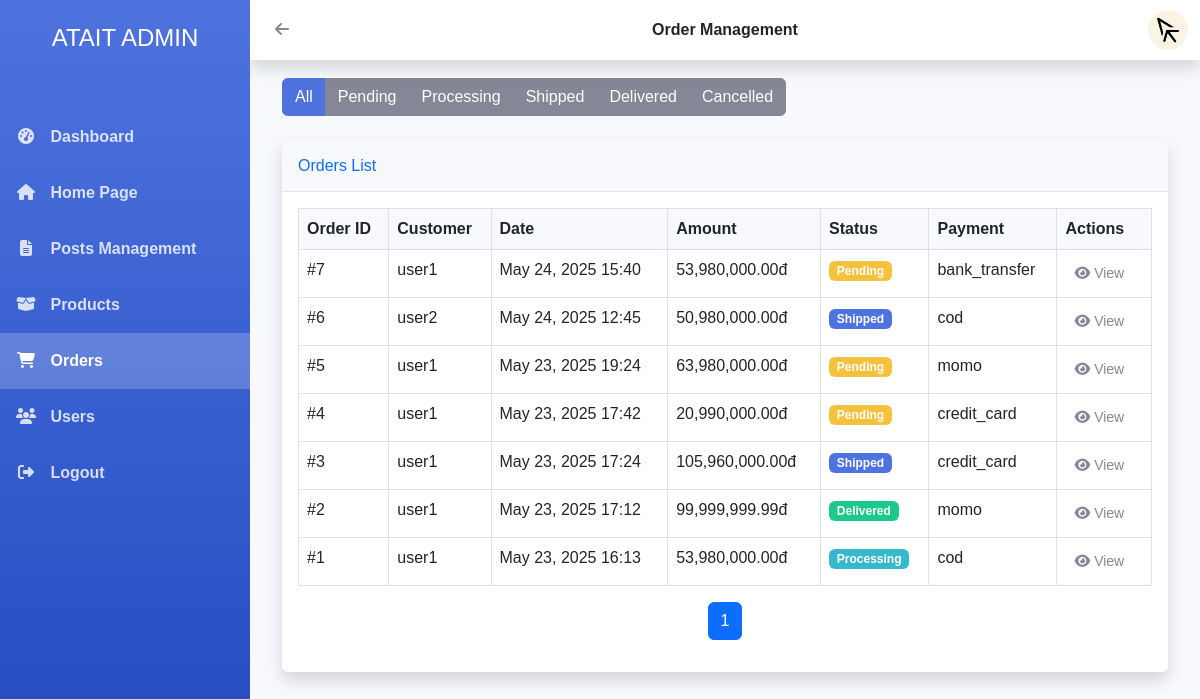
The app's page /52300173_52300157/admin/admin.php?section=orders (signed in) with its own data.
### tables this page shows
CREATE TABLE `orders` (
  `id` int(11) NOT NULL,
  `user_id` int(11) NOT NULL,
  `total_amount` decimal(12,2) DEFAULT NULL,
  `status` varchar(20) NOT NULL DEFAULT 'pending',
  `payment_method` varchar(50) NOT NULL,
  `shipping_address` text NOT NULL,
  `notes` text DEFAULT NULL,
  `created_at` timestamp NOT NULL DEFAULT current_timestamp()
);

CREATE TABLE `users` (
  `id` int(11) NOT NULL,
  `username` varchar(50) NOT NULL,
  `email` varchar(100) NOT NULL,
  `password` varchar(255) NOT NULL,
  `full_name` varchar(100) DEFAULT NULL,
  `phone` varchar(20) DEFAULT NULL,
  `address` text DEFAULT NULL,
  `created_at` timestamp NOT NULL DEFAULT current_timestamp(),
  `cart` text DEFAULT NULL
);

### 52300173_52300157/admin/views/orders/index.php (the view, shortened to what this page needs)
<?php
$status = $_GET['status'] ?? 'all';
$page = max(1, $_GET['page'] ?? 1);
$limit = 10;
$offset = ($page - 1) * $limit;
$where = '';
$params = [];
try {
    $orders = $pdo->prepare("
        SELECT o.*, u.username
        FROM orders o
        LEFT JOIN users u ON o.user_id = u.id
        $where
        ORDER BY o.created_at DESC
        LIMIT $limit OFFSET $offset
    ");
    $orders->execute($params);
    $total_orders = $pdo->prepare("SELECT COUNT(*) FROM orders o $where");
    $total_orders->execute($params);
    $total = $total_orders->fetchColumn();
    $total_pages = ceil($total / $limit);
} catch (PDOException $e) {
    die("Database error: " . $e->getMessage());
}
?>
<div class="container-fluid">
    <h1 class="h3 mb-4 text-gray-800">Order Management</h1>
    <div class="row mb-4">
        <div class="col-md-12">
            <div class="btn-group" role="group">
                <a href="?section=orders&status=all" class="btn btn-<?= $status === 'all' ? 'primary' : 'secondary' ?>">All</a>
                <a href="?section=orders&status=pending" class="btn btn-<?= $status === 'pending' ? 'primary' : 'secondary' ?>">Pending</a>
                <a href="?section=orders&status=processing" class="btn btn-<?= $status === 'processing' ? 'primary' : 'secondary' ?>">Processing</a>
                <a href="?section=orders&status=shipped" class="btn btn-<?= $status === 'shipped' ? 'primary' : 'secondary' ?>">Shipped</a>
                <a href="?section=orders&status=delivered" class="btn btn-<?= $status === 'delivered' ? 'primary' : 'secondary' ?>">Delivered</a>
                <a href="?section=orders&status=cancelled" class="btn btn-<?= $status === 'cancelled' ? 'primary' : 'secondary' ?>">Cancelled</a>
            </div>
        </div>
    </div>
    <div class="card shadow mb-4">
        <div class="card-header py-3">
            <h6 class="m-0 font-weight-bold text-primary">Orders List</h6>
        </div>
        <div class="card-body">
            <div class="table-responsive">
                <table class="table table-bordered" id="dataTable" width="100%" cellspacing="0">
                    <thead>
                        <tr>
                            <th>Order ID</th>
                            <th>Customer</th>
                            <th>Date</th>
                            <th>Amount</th>
                            <th>Status</th>
                            <th>Payment</th>
                            <th>Actions</th>
                        </tr>
                    </thead>
                    <tbody>
                        <?php foreach ($orders as $order): ?>
                        <tr>
                            <td>#<?= $order['id'] ?></td>
                            <td>
                                <?= htmlspecialchars($order['username'] ?? 'Guest') ?>
                            </td>
                            <td><?= date('M d, Y H:i', strtotime($order['created_at'])) ?></td>
                            <td><?= number_format($order['total_amount'], 2) ?>đ</td>
                            <td>
                                <span class="badge badge-<?=
                                    $order['status'] === 'pending' ? 'warning' :
                                    ($order['status'] === 'processing' ? 'info' :
                                    ($order['status'] === 'shipped' ? 'primary' :
                                    ($order['status'] === 'delivered' ? 'success' : 'danger')))
                                ?>">
                                    <?= ucfirst($order['status']) ?>
                                </span>
                            </td>
                            <td>
                                <?= htmlspecialchars($order['payment_method'] ?? 'N/A') ?>
                            </td>
                            <td>
                                <a href="?section=orders&action=view&id=<?= $order['id'] ?>" class="btn btn-sm btn-info">
                                    <i class="fas fa-eye"></i> View
                                </a>
                            </td>
                        </tr>
                        <?php endforeach; ?>
                    </tbody>
                </table>
                <nav aria-label="Page navigation">
                    <ul class="pagination justify-content-center">
                        <?php for ($i = 1; $i <= $total_pages; $i++): ?>
                            <li class="page-item <?= $i == $page ? 'active' : '' ?>">
                                <a class="page-link" href="?section=orders&status=<?= $status ?>&page=<?= $i ?>"><?= $i ?></a>
                            </li>
                        <?php endfor; ?>
                    </ul>
                </nav>
            </div>
        </div>
    </div>
</div>

### 52300173_52300157/admin/admin.php (style rules this page uses)
:root { --sidebar-width: 250px; --header-height: 60px; --primary-color: #4e73df; --secondary-color: #f8f9fc; }
body { font-family: 'Nunito', sans-serif; background-color: #f8f9fc; }
.card { border: none; border-radius: 0.35rem; box-shadow: 0 0.15rem 1.75rem 0 rgba(58, 59, 69, 0.1); margin-bottom: 20px; }
.card-header { background-color: #f8f9fc; border-bottom: 1px solid #e3e6f0; font-weight: 600; }
.table-responsive { overflow-x: auto; }
.table { width: 100%; margin-bottom: 1rem; color: #858796; }
.table th { font-weight: 600; background-color: #f8f9fc; }
.badge { font-size: 0.75rem; font-weight: 600; padding: 0.35em 0.65em; }
.badge-primary { background-color: #4e73df; }
.badge-success { background-color: #1cc88a; }
.badge-info { background-color: #36b9cc; }
.badge-warning { background-color: #f6c23e; }
.btn { display: inline-block; font-weight: 400; color: #858796; text-align: center; vertical-align: middle; user-select: none; background-color: transparent; border: 1px solid transparent; padding: 0.375rem 0.75rem; font-size: 1rem; line-height: 1.5; border-radius: 0.35rem; transition: color 0.15s ease-in-out, background-color 0.15s ease-in-out, border-color 0.15s ease-in-out, box-shadow 0.15s ease-in-out; }
.btn-primary { color: #fff; background-color: #4e73df; border-color: #4e73df; }
.btn-secondary { color: #fff; background-color: #858796; border-color: #858796; }
.btn-sm { padding: 0.25rem 0.5rem; font-size: 0.875rem; line-height: 1.5; border-radius: 0.2rem; }

### records on screen
orders: id "7", user.username "user1", created_at "May 24, 2025 15:40", total_amount "53,980,000.00", status "Pending", payment_method "bank_transfer"
orders: id "6", user.username "user2", created_at "May 24, 2025 12:45", total_amount "50,980,000.00", status "Shipped", payment_method "cod"
orders: id "5", user.username "user1", created_at "May 23, 2025 19:24", total_amount "63,980,000.00", status "Pending", payment_method "momo"
orders: id "4", user.username "user1", created_at "May 23, 2025 17:42", total_amount "20,990,000.00", status "Pending", payment_method "credit_card"
orders: id "3", user.username "user1", created_at "May 23, 2025 17:24", total_amount "105,960,000.00", status "Shipped", payment_method "credit_card"
orders: id "2", user.username "user1", created_at "May 23, 2025 17:12", total_amount "99,999,999.99", status "Delivered", payment_method "momo"
orders: id "1", user.username "user1", created_at "May 23, 2025 16:13", total_amount "53,980,000.00", status "Processing", payment_method "cod"

### other values on screen
$pageTitles[$currentSection] "Order Management"
